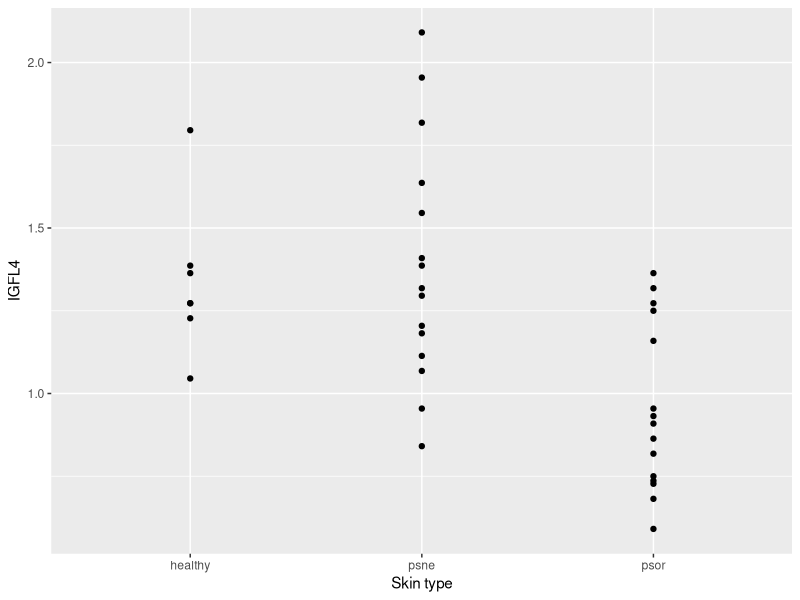
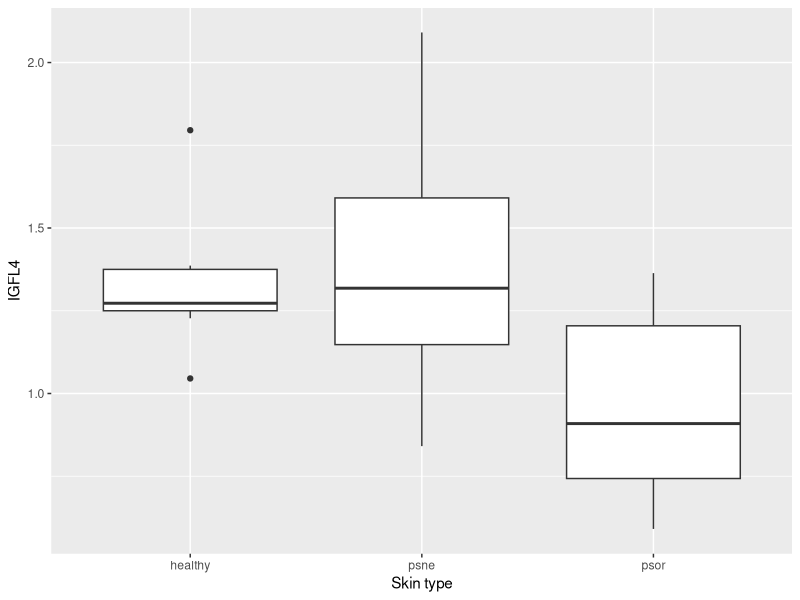

These charts were generated, in order, by the following R code:
## ---- chunk 1
knitr::opts_chunk$set(echo = TRUE, eval = TRUE, warning = FALSE)
## ---- chunk 2
#install.packages("tidyverse")
#install.packages("readxl")
#install.packages("emmeans")
library(tidyverse)
library(readxl)
library(emmeans)
## ---- chunk 3
# Read in the data from Excel file and call it psoriasisData
psoriasisData <- read_excel("../Data/psoriasis.xlsx")

# View the top rows of the dataset
head(psoriasisData)

# Extract the data of interest containing the IGFL4 expression levels and skin sample type from the dataset and call this subset psorData
psorData  <- select(psoriasisData, type, IGFL4)

# View the top rows of the dataset psorData
head(psorData)

# Just a bonus script in case you would like to select all data columns except for IGFL4
# psorDataG <- select(psoriasisData, -IGFL4)

# Change variable named 'type' to factor so that we can use in our analysis in the next steps
# First let's check if it is character
is.character(psorData$type)
# Now change to factor
psorData <- mutate(psorData, type = factor(type))
# Again, let's check if it is factor now
is.factor(psorData$type)

# Check that there are 15, 15 and 7 skin samples in the three groups. Hint: count()
count(psorData, type)
## ---- chunk 4
# (1) a plot showing three groups of skin samples (healthy, psne, psor) and IGFL4 expression levels from each skin sample
ggplot(psorData, aes(x=type, y=IGFL4)) +
  geom_point() + 
  labs(x="Skin type", y="IGFL4")

# (2) a boxplot for the same group-wise comparison. Hint: geom_boxplot()
ggplot(psorData, aes(x=type, y=IGFL4)) +
  geom_boxplot() + 
  labs(x="Skin type", y="IGFL4")

# And finally, obtain the group-wise (healthy, psne, psor) descriptive statistics (mean, median and standard deviation). Hint: group_by()
psorData %>% 
  group_by(type) %>% 
  summarise(avg=mean(IGFL4), 
            median=median(IGFL4), 
            sd=sd(IGFL4))

# Alternatively. Notice how the column names can be changed as seen above.
  group_by(psorData, type) %>% 
  summarise(mean(IGFL4), median(IGFL4), sd(IGFL4))
## ---- chunk 5
# oneway analysis of variance (ANOVA)
oneway <- lm(IGFL4 ~ type, data=psorData)

# View the model coefficients
oneway

# The intercept in this model represents the mean value of IGFL4 expression for healthy individuals in the dataset. 
# The coefficients represent the differences in the means for IGFL4 expression across skin type categories, [psne - healthy] and [psor - healthy], respectively.
# Hence, the coefficients are in comparison to the reference category (i.e. reference level). Here, 'healthy' by default. The default reference level order is based on alphabetical or numerical ordering. You can use the levels() function to find the reference level. It is always the first one listed in levels(). 
levels(psorData$type) 

# Thus we can say, on average, we expect IGFL4 expression to be 0.01724 more in the psne category than that in the healthy category. Similarly, on average, we expect IGFL4 expression to be 0.35794 less in the psor category than that in the healthy category.

# An extra step for demonstrating an additional and useful function - you can change the reference level of the categorical explanatory (i.e. independent) variable, in our case, skin type (variable 'type' in the model). In order to do that, you can use the relevel() function. Please see the example below.

# Make psor (psoriasis-affected skin sample from patients) the reference level
psorData_relevelpsor <- within(psorData, type <- relevel(type, ref = "psor"))
oneway_relevelpsor <- lm(log(IGFL4) ~ type, data=psorData_relevelpsor)
oneway_relevelpsor
# Now, 'psor' is the first category in levels.
levels(psorData_relevelpsor$type)

# Make psne (psoriasis-unaffected skin sample from patients) the reference level
psorData_relevelpsne <- within(psorData, type <- relevel(type, ref = "psne"))
oneway_relevelpsne <- lm(log(IGFL4) ~ type, data=psorData_relevelpsne)
oneway_relevelpsne
# Now, 'psor' is the first category in levels.
levels(psorData_relevelpsne$type)
## ---- chunk 6
# Carry out an $F$-test for the overall effect of the explanatory (i.e. independent) variable
drop1(oneway,test="F")

## ---- chunk 7
# Run emmeans
emmeans(oneway,~type)

# Perform post hoc pairwise comparisons
pairs(emmeans(oneway,~type))
